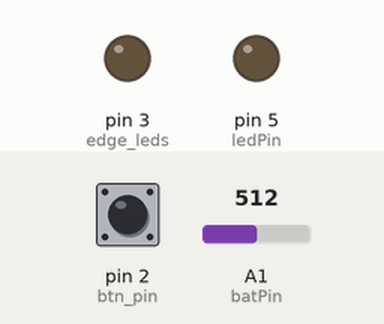
A sketch run on a simulated Arduino Nano, built with avr-gcc and run on an emulated ATmega328P. Shown: output pins drawn as LEDs (lit = HIGH). Dashed ring = blinking. Inputs (shaded band) come from the test bench; at power-on: A1 (batPin) = 512, pin 2 (btn_pin) HIGH.

Above: at 1.2 s.
1.3 s: A1 (batPin) set to 532
At 1.3 s:
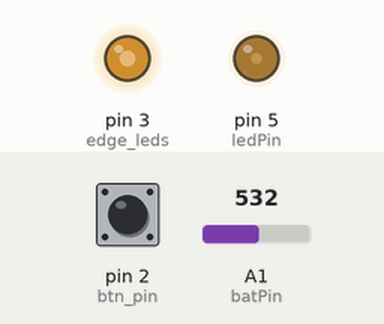
4.3 s: A1 (batPin) set to 549
7.3 s: A1 (batPin) set to 306
At 8.9 s:
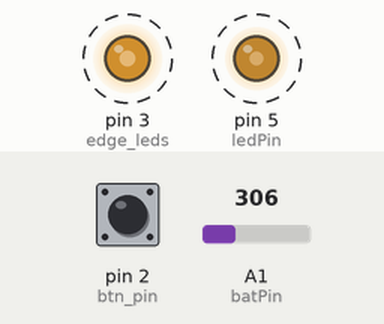
10.3 s: A1 (batPin) set to 122
13.3 s: A1 (batPin) set to 900
At 14.8 s:
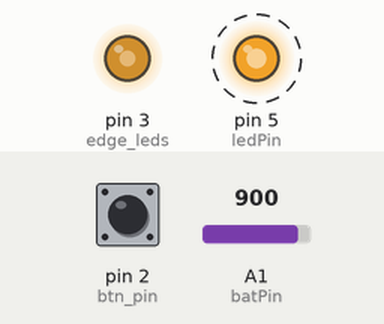
Timing chart, 0 to 17.3 s (numbered marks = the images above; inputs shaded):
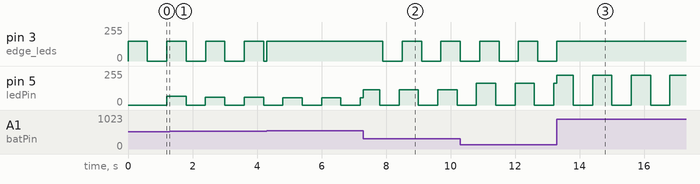

Measured:
- after the input at 7.3 s, pin 3 (edge_leds): alternates 150/255 for 0.60 s and 0/255 for 0.60 s, starting after 0.60 s
- after the input at 13.3 s, pin 3 (edge_leds): goes on until 13.3 s, then stays 150/255
- by itself, pin 5 (ledPin): alternates 224/255 for 0.60 s and 0/255 for 0.60 s

The sketch:

arduino_gt200_led_driver.ino
```cpp
//#include "Arduino.h"
//TODO: power saving mode?
//#include <avr/sleep.h>

//main led pin (connected to management transistor)
int ledPin = 5; // pins may be 3,5,6,9,10,11
//current pwm index of array with values
volatile int current_index = 0;
int max_index; //array size, calc on setup

//pvm values, select next index on button press. Exprerimental values based on voltage/current measurement
int vals[] = {40, 76, 120, 170, 205, 0}; //255 may be not safe voltage, but measurement shows 0.7a actually
//switch mode button pin
const byte btn_pin = 2; //power saving pins: 2,3 for nano
//last button state
int lastState = LOW;  // the previous state from the input pin
//current button state
int currentState;

//pin for managing extra leds (look for infun gt200 flashlight)
int edge_leds = 3;

//analog pin to read values from voltage divider, connected to battery (2kOhm + 1kOhm)
int batPin = 1;

//full bat now is about 2.9-3v (on divider) - 610 on analog read, low bat is 2.47
//2.47 is 0.494 of 5v, 0.494*1023 = 505
const int BAT_MAX_STATE = 610;
const int LOW_BAT = 540;

//timer for flashing edge_leds. Meaning - low battery
long lowBatTime = 0;
//timer interval
const long LOW_BAT_INTERVAL = 600;

//current main led brightness (pwm value)
int brightness = 0;

//short press detection const
const long SHORT_PRESS_TIME = 1200; // 500 milliseconds
long pressedTime = 0;
long releasedTime = 0;

//flashing main led mode flag & vals/consts
bool flashing = false;
const long FLASHING_INTERVAL = 600;
long flashingTime = 0;

void setup() {
   pinMode(ledPin, OUTPUT); // sets the pin as output
   max_index = sizeof(vals) / sizeof(int);

   pinMode(btn_pin, INPUT_PULLUP);
   pinMode(edge_leds, OUTPUT);

   //set current main led mode (last index is zero - off)
   current_index = max_index - 1;
   analogWrite(ledPin, vals[current_index]);
}

void loop() {

  long now = millis();

  //check bat state
  int batState = analogRead(batPin);
  checkBatState(batState, now);

  //check button state
  checkButtonState(now);

  //updates main led state
  updateLedState(batState, now);

  // save the the last state
  lastState = currentState;
}

void checkBatState(int batState, long now) {
  if (batState < LOW_BAT) {
    //start flashing extra leds meaning low battery
    long diff = now - lowBatTime;
    if (lowBatTime == 0) {
      lowBatTime = now;
      analogWrite(edge_leds, 150);
    } else if (diff > LOW_BAT_INTERVAL && diff < LOW_BAT_INTERVAL * 2) {
      analogWrite(edge_leds, 0);
    } else if (diff > LOW_BAT_INTERVAL * 2) {
      lowBatTime = 0;
    }
  } else {
      //by default extra leds always on
      analogWrite(edge_leds, 150);
  }
}

void checkButtonState(long now) {

  // read the state of the switch/button:
  currentState = digitalRead(btn_pin);
  if (currentState != lastState) {

    if(lastState == LOW && currentState == HIGH)
      pressedTime = now;

    if(lastState == HIGH && currentState == LOW)
      releasedTime = now;

    long pressDuration = releasedTime - pressedTime;
    if( pressDuration > 0 && pressDuration < SHORT_PRESS_TIME ) {
       ++current_index;
      if (current_index >= max_index) {
        current_index = 0;
      }
      //turn off flashing main led mode
      flashing = false;
    }
  } else if (!flashing && currentState == HIGH && now - pressedTime > SHORT_PRESS_TIME) {
    //long pressing, turn on flashing main led mode
    flashing = true;
    flashingTime = now;
    if (vals[current_index] == 0) {
      current_index = 0;
    }
  }
}

void updateLedState(int batState, long now) {
  //updates main led state
  int nv = vals[current_index];
  if (flashing) {
    long fDiff = now - flashingTime;
    if (fDiff > FLASHING_INTERVAL && fDiff < 2 * FLASHING_INTERVAL) {
      nv = 0;
    } else if (fDiff >= 2 * FLASHING_INTERVAL) {
      flashingTime = now;
    }
  }
  if (nv != 0) {
    nv += (BAT_MAX_STATE - batState) / 4;
  }
  if (abs(brightness - nv) > 8) {
    brightness = nv;
    analogWrite(ledPin, brightness);
  }
}
```
